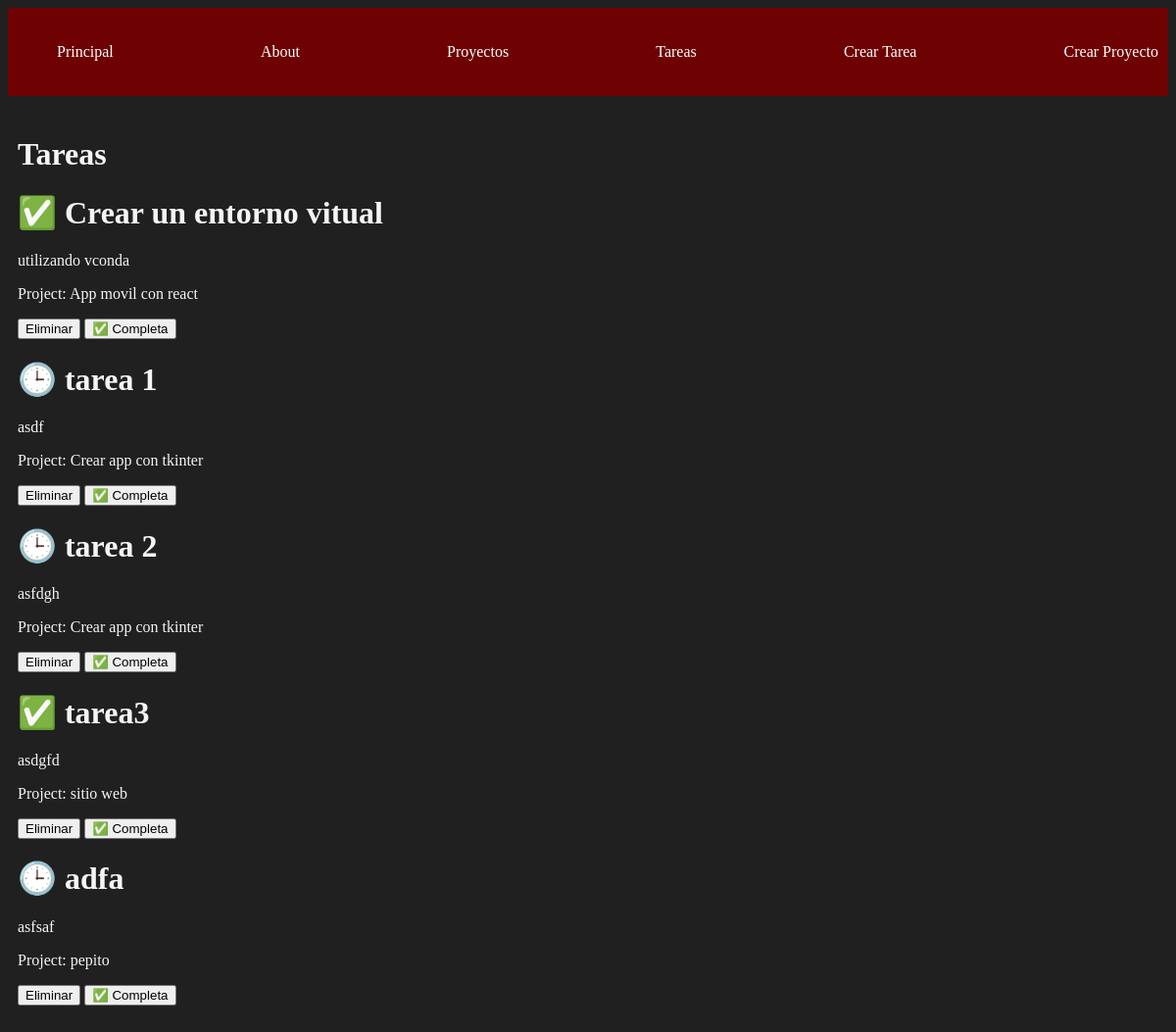
/tasks/, run on the app's committed database.
### myapp/models.py (models this page shows, shortened)
class Task(models.Model):
    title = models.CharField(max_length=200)
    description = models.TextField()
    project = models.ForeignKey(Project, on_delete=models.CASCADE)
    done = models.BooleanField(default=False)

class Project(models.Model):
    name = models.CharField(max_length=200)

### myapp/views.py (the view)
# urls.py: path('tasks/',views.tasks, name="tarea"),
def tasks(request):
    tasks = Task.objects.all()
    return render(request, 'tasks/tasks.html',{
        'tasks': tasks
    })

### myapp/templates/tasks/tasks.html
{% extends 'layouts/base.html' %}
{% block content %}
    <h1>Tareas</h1>
    {% for task in tasks %}
    <div>
        <h1>{% if task.done == False %} 🕒
            {% else %} ✅
            {% endif %}
            {{task.title}}</h1>
        <p>{{task.description}}</p>
        <p>Project: {{task.project.name}}</p>
        <button>
            Eliminar
        </button>
        <button>
            ✅ Completa
        </button>
    </div>
    {% endfor %}
{% endblock %}

### myapp/static/styles/main.css (style rules this page uses)
body { background: #202020; color: whitesmoke; }

### data on the page
Task: title "Crear un entorno vitual", description "utilizando vconda", project.name "App movil con react"
Task: title "tarea 1", description "asdf", project.name "Crear app con tkinter"
Task: title "tarea 2", description "asfdgh", project.name "Crear app con tkinter"
Task: title "tarea3", description "asdgfd", project.name "sitio web"
Task: title "adfa", description "asfsaf", project.name "pepito"
